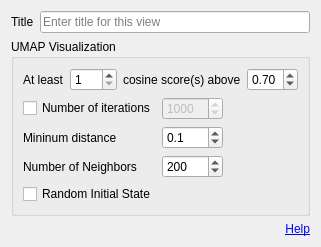
<?xml version="1.0" encoding="UTF-8"?>
<ui version="4.0">
 <class>UMAPOptionsWidget</class>
 <widget class="QWidget" name="UMAPOptionsWidget">
  <property name="geometry">
   <rect>
    <x>0</x>
    <y>0</y>
    <width>297</width>
    <height>238</height>
   </rect>
  </property>
  <property name="windowTitle">
   <string>UMAP Visualization</string>
  </property>
  <layout class="QGridLayout" name="gridLayout">
   <item row="2" column="0" colspan="2">
    <widget class="QGroupBox" name="gbOptions">
     <property name="title">
      <string>UMAP Visualization</string>
     </property>
     <layout class="QGridLayout" name="gridLayout_2">
      <item row="1" column="0">
       <widget class="QCheckBox" name="cbNumIterations">
        <property name="text">
         <string>Number of iterations</string>
        </property>
       </widget>
      </item>
      <item row="3" column="0">
       <widget class="QLabel" name="label_3">
        <property name="text">
         <string>Number of Neighbors</string>
        </property>
       </widget>
      </item>
      <item row="2" column="0">
       <widget class="QLabel" name="label_4">
        <property name="text">
         <string>Mininum distance</string>
        </property>
       </widget>
      </item>
      <item row="3" column="1">
       <widget class="QSpinBox" name="spinNumNeighbors">
        <property name="enabled">
         <bool>true</bool>
        </property>
        <property name="minimum">
         <number>10</number>
        </property>
        <property name="maximum">
         <number>1000</number>
        </property>
        <property name="singleStep">
         <number>10</number>
        </property>
        <property name="value">
         <number>200</number>
        </property>
       </widget>
      </item>
      <item row="2" column="1">
       <widget class="QDoubleSpinBox" name="spinMinDist">
        <property name="enabled">
         <bool>true</bool>
        </property>
        <property name="decimals">
         <number>1</number>
        </property>
        <property name="maximum">
         <double>1.000000000000000</double>
        </property>
        <property name="singleStep">
         <double>0.100000000000000</double>
        </property>
        <property name="value">
         <double>0.100000000000000</double>
        </property>
       </widget>
      </item>
      <item row="4" column="0">
       <widget class="QCheckBox" name="chkRandomState">
        <property name="text">
         <string>Random Initial State</string>
        </property>
       </widget>
      </item>
      <item row="1" column="1">
       <widget class="QSpinBox" name="spinNumIterations">
        <property name="enabled">
         <bool>false</bool>
        </property>
        <property name="minimum">
         <number>10</number>
        </property>
        <property name="maximum">
         <number>10000</number>
        </property>
        <property name="singleStep">
         <number>250</number>
        </property>
        <property name="value">
         <number>1000</number>
        </property>
       </widget>
      </item>
      <item row="1" column="2">
       <spacer name="horizontalSpacer_2">
        <property name="orientation">
         <enum>Qt::Horizontal</enum>
        </property>
        <property name="sizeHint" stdset="0">
         <size>
          <width>40</width>
          <height>20</height>
         </size>
        </property>
       </spacer>
      </item>
      <item row="0" column="0" colspan="3">
       <layout class="QHBoxLayout" name="horizontalLayout_2">
        <item>
         <widget class="QLabel" name="label_7">
          <property name="text">
           <string>At least</string>
          </property>
         </widget>
        </item>
        <item>
         <widget class="QSpinBox" name="spinMinScoresAboveThreshold">
          <property name="minimum">
           <number>1</number>
          </property>
          <property name="maximum">
           <number>100</number>
          </property>
         </widget>
        </item>
        <item>
         <widget class="QLabel" name="label_8">
          <property name="text">
           <string>cosine score(s) above</string>
          </property>
         </widget>
        </item>
        <item>
         <widget class="QDoubleSpinBox" name="spinMinScore">
          <property name="maximum">
           <double>1.000000000000000</double>
          </property>
          <property name="singleStep">
           <double>0.050000000000000</double>
          </property>
          <property name="value">
           <double>0.700000000000000</double>
          </property>
         </widget>
        </item>
        <item>
         <spacer name="horizontalSpacer">
          <property name="orientation">
           <enum>Qt::Horizontal</enum>
          </property>
          <property name="sizeHint" stdset="0">
           <size>
            <width>40</width>
            <height>20</height>
           </size>
          </property>
         </spacer>
        </item>
       </layout>
      </item>
     </layout>
    </widget>
   </item>
   <item row="3" column="1">
    <widget class="QLabel" name="label_9">
     <property name="text">
      <string>&lt;a href=&quot;https://umap-learn.readthedocs.io&quot;&gt;Help&lt;/a&gt;</string>
     </property>
     <property name="alignment">
      <set>Qt::AlignRight|Qt::AlignTrailing|Qt::AlignVCenter</set>
     </property>
     <property name="openExternalLinks">
      <bool>true</bool>
     </property>
    </widget>
   </item>
   <item row="0" column="1">
    <widget class="QLineEdit" name="editTitle">
     <property name="toolTip">
      <string>Title of the visualization (leave blank for default)</string>
     </property>
     <property name="maxLength">
      <number>50</number>
     </property>
     <property name="placeholderText">
      <string>Enter title for this view</string>
     </property>
     <property name="clearButtonEnabled">
      <bool>true</bool>
     </property>
    </widget>
   </item>
   <item row="0" column="0">
    <widget class="QLabel" name="lblTitle">
     <property name="text">
      <string>Title</string>
     </property>
    </widget>
   </item>
  </layout>
 </widget>
 <resources/>
 <connections/>
</ui>
